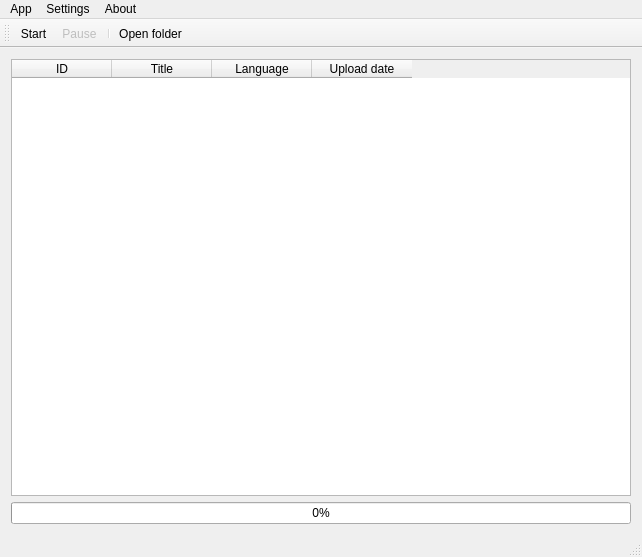
<?xml version="1.0" encoding="UTF-8"?>
<ui version="4.0">
 <class>MainWindow</class>
 <widget class="QMainWindow" name="MainWindow">
  <property name="geometry">
   <rect>
    <x>0</x>
    <y>0</y>
    <width>642</width>
    <height>557</height>
   </rect>
  </property>
  <property name="windowTitle">
   <string>MainWindow</string>
  </property>
  <widget class="QWidget" name="centralWidget">
   <layout class="QVBoxLayout" name="verticalLayout">
    <item>
     <widget class="QTableWidget" name="infoTable">
      <property name="rowCount">
       <number>0</number>
      </property>
      <property name="columnCount">
       <number>4</number>
      </property>
      <column>
       <property name="text">
        <string>ID</string>
       </property>
      </column>
      <column>
       <property name="text">
        <string>Title</string>
       </property>
      </column>
      <column>
       <property name="text">
        <string>Language</string>
       </property>
      </column>
      <column>
       <property name="text">
        <string>Upload date</string>
       </property>
      </column>
     </widget>
    </item>
    <item>
     <widget class="QProgressBar" name="progressBar">
      <property name="value">
       <number>0</number>
      </property>
     </widget>
    </item>
   </layout>
  </widget>
  <widget class="QMenuBar" name="menuBar">
   <property name="geometry">
    <rect>
     <x>0</x>
     <y>0</y>
     <width>642</width>
     <height>21</height>
    </rect>
   </property>
   <widget class="QMenu" name="menuSettings">
    <property name="title">
     <string>App</string>
    </property>
    <addaction name="actionQuit"/>
   </widget>
   <widget class="QMenu" name="menuSettings_2">
    <property name="title">
     <string>Settings</string>
    </property>
    <addaction name="actionFiles"/>
    <addaction name="separator"/>
    <addaction name="actionCrawling_settings"/>
   </widget>
   <widget class="QMenu" name="menuAbout">
    <property name="title">
     <string>About</string>
    </property>
    <addaction name="actionCrawler_algorithm"/>
    <addaction name="separator"/>
    <addaction name="actionAbout_Qt"/>
   </widget>
   <addaction name="menuSettings"/>
   <addaction name="menuSettings_2"/>
   <addaction name="menuAbout"/>
  </widget>
  <widget class="QToolBar" name="mainToolBar">
   <attribute name="toolBarArea">
    <enum>TopToolBarArea</enum>
   </attribute>
   <attribute name="toolBarBreak">
    <bool>false</bool>
   </attribute>
   <addaction name="actionStart"/>
   <addaction name="actionPause"/>
   <addaction name="separator"/>
   <addaction name="actionOpen_folder"/>
  </widget>
  <widget class="QStatusBar" name="statusBar"/>
  <action name="actionStart">
   <property name="icon">
    <iconset resource="resource.qrc">
     <normaloff>:/Icons/play.png</normaloff>:/Icons/play.png</iconset>
   </property>
   <property name="text">
    <string>Start</string>
   </property>
   <property name="toolTip">
    <string>Start carwling</string>
   </property>
  </action>
  <action name="actionPause">
   <property name="enabled">
    <bool>false</bool>
   </property>
   <property name="icon">
    <iconset resource="resource.qrc">
     <normaloff>:/Icons/pause.png</normaloff>:/Icons/pause.png</iconset>
   </property>
   <property name="text">
    <string>Pause</string>
   </property>
   <property name="toolTip">
    <string>Pause crawling</string>
   </property>
  </action>
  <action name="actionFiles">
   <property name="icon">
    <iconset resource="resource.qrc">
     <normaloff>:/Icons/play.png</normaloff>:/Icons/play.png</iconset>
   </property>
   <property name="text">
    <string>Files</string>
   </property>
  </action>
  <action name="actionCrawling_settings">
   <property name="icon">
    <iconset resource="resource.qrc">
     <normaloff>:/Icons/bug.png</normaloff>:/Icons/bug.png</iconset>
   </property>
   <property name="text">
    <string>Crawling settings</string>
   </property>
  </action>
  <action name="actionOpen_folder">
   <property name="icon">
    <iconset resource="resource.qrc">
     <normaloff>:/Icons/folder.png</normaloff>:/Icons/folder.png</iconset>
   </property>
   <property name="text">
    <string>Open folder</string>
   </property>
   <property name="toolTip">
    <string>Open folder in File Explorer</string>
   </property>
  </action>
  <action name="actionQuit">
   <property name="icon">
    <iconset resource="resource.qrc">
     <normaloff>:/Icons/close.png</normaloff>:/Icons/close.png</iconset>
   </property>
   <property name="text">
    <string>Quit</string>
   </property>
   <property name="toolTip">
    <string>Quit application</string>
   </property>
  </action>
  <action name="actionCrawler_algorithm">
   <property name="icon">
    <iconset resource="resource.qrc">
     <normaloff>:/Icons/code.png</normaloff>:/Icons/code.png</iconset>
   </property>
   <property name="text">
    <string>Crawler algorithm</string>
   </property>
  </action>
  <action name="actionAbout_Qt">
   <property name="icon">
    <iconset resource="resource.qrc">
     <normaloff>:/Icons/info.png</normaloff>:/Icons/info.png</iconset>
   </property>
   <property name="text">
    <string>About Qt</string>
   </property>
  </action>
 </widget>
 <layoutdefault spacing="6" margin="11"/>
 <resources>
  <include location="resource.qrc"/>
 </resources>
 <connections/>
</ui>
